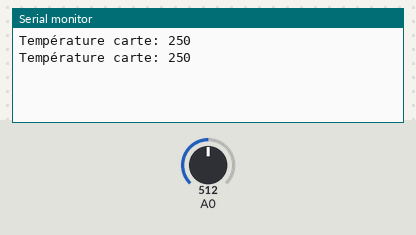
Recording of a sketch running on a simulated Arduino Uno, built with avr-gcc and run on an emulated ATmega328P. Parts: the last lines printed to the serial monitor. Wiring (inferred from the names in the program): 24Cxx EEPROM at I2C address 0x50. The test bench sets the inputs (shaded band); at power-on: A0 = 512. EEPROM starts erased.

Above: at 1.8 s.
1.9 s: A0 set to 716
At 2.6 s:
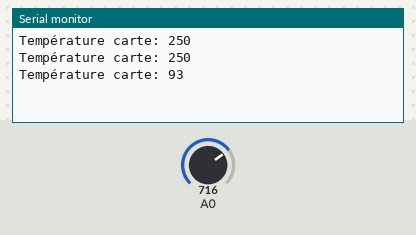
3.4 s: A0 set to 900
At 4.6 s:
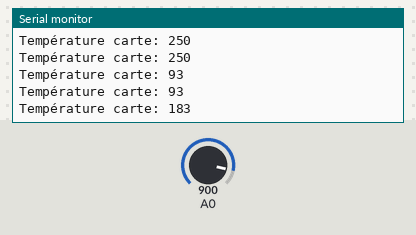
Timing chart, 0 to 6.4 s (numbered marks = the images above; inputs shaded):
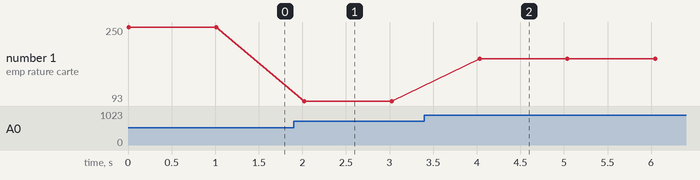

The sketch:

test-mem1.ino
```cpp
#include <Wire.h>

#define disk1 0x50    //Address of 24LC256 eeprom chip

unsigned int address = 0;

void setup(void)
{
  Serial.begin(9600);
  Wire.begin();
}

void loop() {
  int valeur_brute = analogRead(A0); // recupération de la tension sur la broche A0
  float temperature_celcius = valeur_brute * (5.0 / 1023.0 * 100.0); // transforme la mesure en température en degrès Celcuis
  writeEEPROM(disk1, address, temperature_celcius);
  Serial.print("Température carte: "); Serial.println(readEEPROM(disk1, address), DEC);
  delay(1000);
}

void writeEEPROM(int deviceaddress, unsigned int eeaddress, byte data )
{
  Wire.beginTransmission(deviceaddress);
  Wire.write((int)(eeaddress >> 8));   // MSB
  Wire.write((int)(eeaddress & 0xFF)); // LSB
  Wire.write(data);
  Wire.endTransmission();

  delay(5);
}

byte readEEPROM(int deviceaddress, unsigned int eeaddress )
{
  byte rdata = 0xFF;

  Wire.beginTransmission(deviceaddress);
  Wire.write((int)(eeaddress >> 8));   // MSB
  Wire.write((int)(eeaddress & 0xFF)); // LSB
  Wire.endTransmission();

  Wire.requestFrom(deviceaddress, 1);

  if (Wire.available()) rdata = Wire.read();

  return rdata;
}
```

Measured:
- after the input at 1.9 s, the serial monitor: prints a new line after 0.12 s (image 1)
- after the input at 3.4 s, the serial monitor: prints a new line after 0.63 s (image 2)
- plotted number 1: 250 → 93 after the input at 1.9 s, 93 → 183 after the input at 3.4 s
